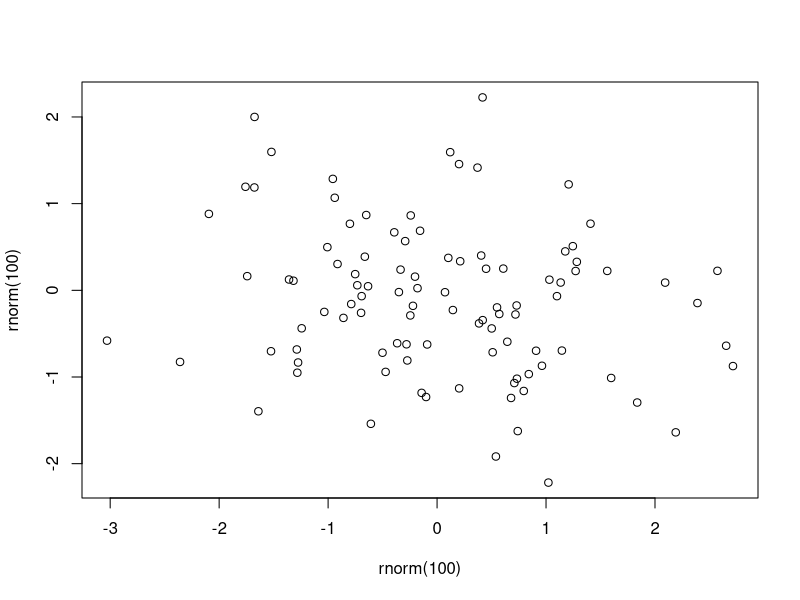

R code for this plot:
## ---- chunk 1
plot(rnorm(100),rnorm(100))
## ---- chunk 2
remove.packages(c("ggplot2","dplyr"))
## ---- chunk 3
#Install dplyr and ggplot2
install.packages("ggplot2")
install.packages("dplyr")

#You can also put more than one in like
install.packages(c("randomForest","formatr"))
## ---- chunk 4
#Add libraries to your R Session
library("ggplot2")
library("dplyr")

#You can also access functions in a library by using package::function
randomForest::randomForest

## ---- chunk 5
#See what is installed installed.packages()

#What is available.packages()

